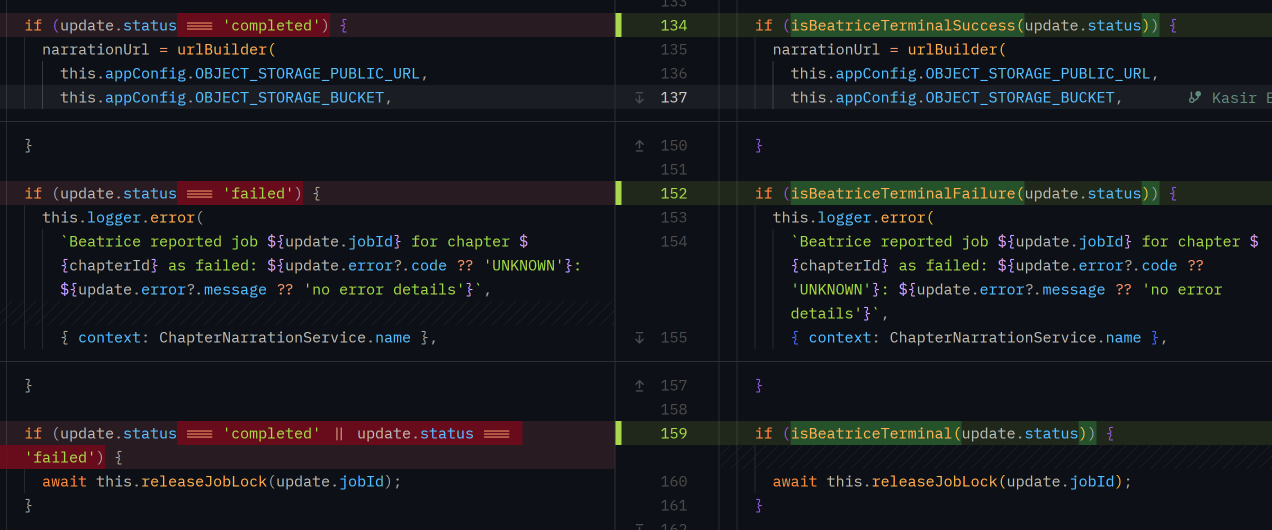
#> input picture articles/assets/anti-corruption-layer-for-beatrice-tts/terminal-state-acl.png, 2543 x 1060 px (shown at 1/2 size)
$ python gen_cover_image.py ../articles/assets/anti-corruption-layer-for-beatrice-tts/terminal-state-acl.png out.png
#> lines starting #> are read from the running program, lines starting #| are printed output that depends on the picture
import argparse
from pathlib import Path

from PIL import Image


def create_devto_cover(
    input_path: Path,
    output_path: Path,
    target_size: tuple[int, int] = (1000, 420),
    bg_color: tuple[int, int, int] = (0, 0, 0),
) -> None:
    """
    Resizes an image to fit the dev.to cover image dimensions, padding with a background color.

    :param input_path: Path to the input image.
    :param output_path: Path to save the output image.
    :param target_size: Target dimensions (width, height) - dev.to recommendation is 1000x420.
    :param bg_color: Background color (R, G, B) - Default is black.
    """
#> called with target_size = (1000, 420), bg_color = (0, 0, 0)

    if not input_path.exists():
        print(f"Error: File '{input_path}' not found.")
        return

    try:
        with Image.open(input_path) as original_img:
            # Create the target canvas (filled with background color)
#> original_img is the input picture: PIL image 2543x1060 RGBA; mean R, G, B, A 24.3, 26, 29.5, 255
            canvas = Image.new("RGB", target_size, bg_color)
#> canvas: PIL image 1000x420 RGB; every value is 0
            target_w, target_h = target_size

            # Original image size
            orig_w, orig_h = original_img.size
#> orig_w = 2543; orig_h = 1060

            # Calculate resize ratio (fit within target)
            ratio = min(target_w / orig_w, target_h / orig_h)
#> ratio = 0.393
            new_size = (int(orig_w * ratio), int(orig_h * ratio))
#> new_size = (1000, 416)

            # Resize the image (LANCZOS is a high-quality resampling filter)
            resized_img = original_img.resize(new_size, Image.Resampling.LANCZOS)
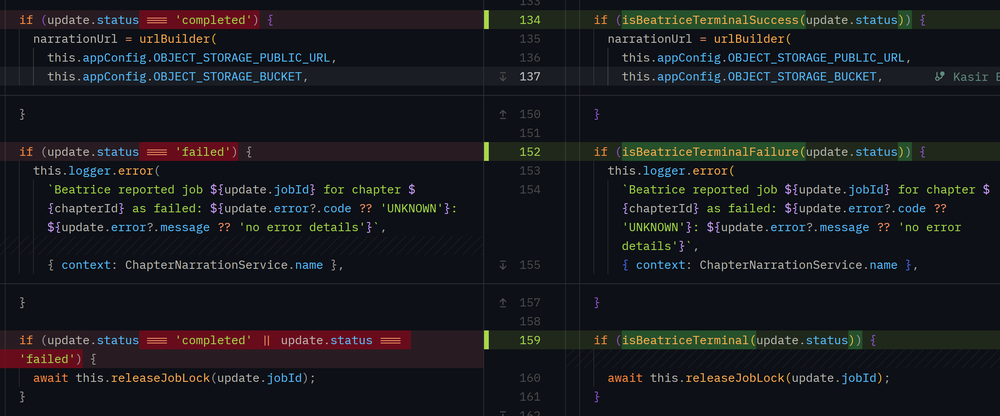
#> resized_img: PIL image 1000x416 RGBA; mean R, G, B, A 24.4, 26.1, 29.5, 255

            # Calculate coordinates to center the image
            paste_x = (target_w - new_size[0]) // 2
#> paste_x = 0
            paste_y = (target_h - new_size[1]) // 2
#> paste_y = 2

            # Paste onto the canvas
            canvas.paste(resized_img, (paste_x, paste_y))
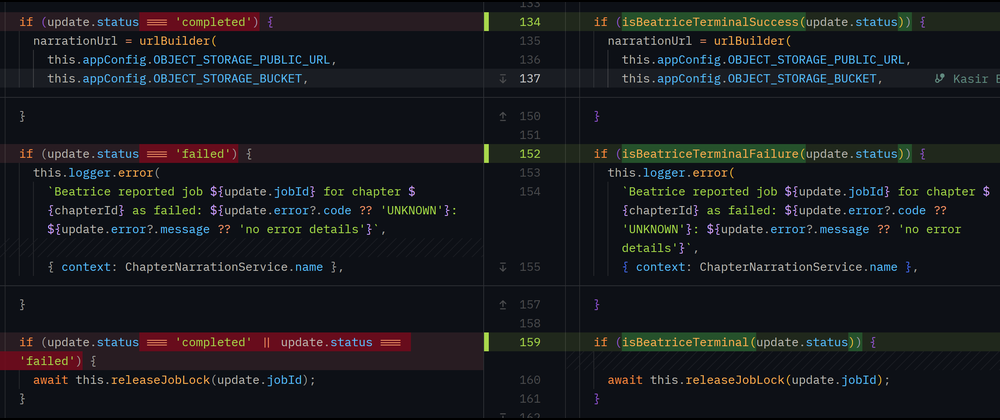
#> canvas: PIL image 1000x420 RGB; mean R, G, B 24.1, 25.8, 29.2

            # Save
            # Ensure output directory exists
            output_path.parent.mkdir(parents=True, exist_ok=True)
            canvas.save(output_path, "PNG")
            print(f"Success: Created '{output_path}'. Size: {target_size}")

    except Exception as e:
        print(f"Error processing image: {e}")


if __name__ == "__main__":
    parser = argparse.ArgumentParser(description="Generate a cover image for dev.to.")
    parser.add_argument("input", type=Path, help="Path to the input image")
    parser.add_argument("output", type=Path, help="Path to the output image")
    parser.add_argument(
        "--bg", nargs=3, type=int, default=[0, 0, 0], help="Background color (R G B)"
    )

    args = parser.parse_args()

    create_devto_cover(args.input, args.output, bg_color=tuple(args.bg))
